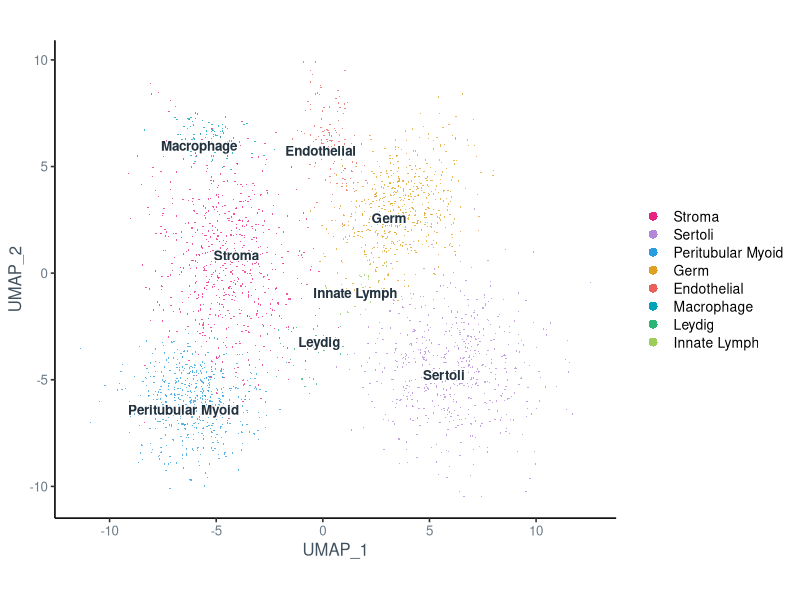
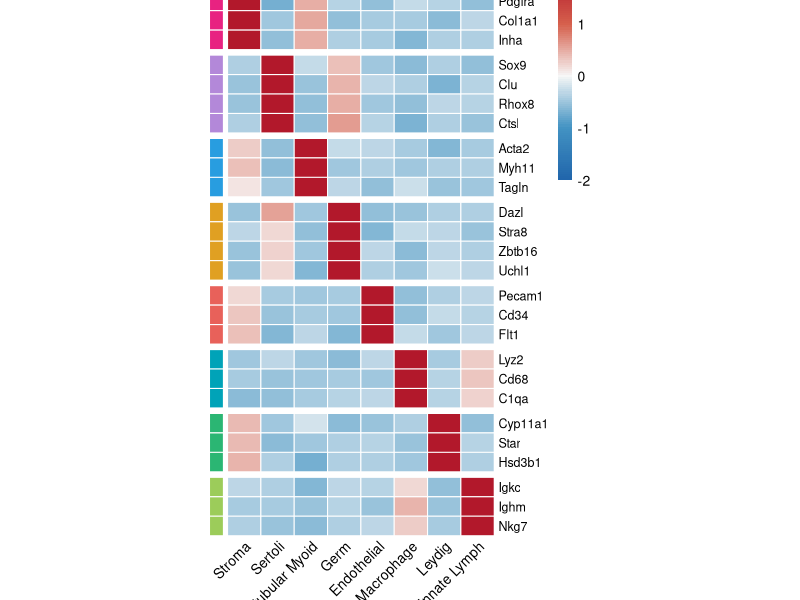

These charts were generated, in order, by the following R code:
## ---- chunk 1
knitr::opts_chunk$set(echo = FALSE, message = FALSE, warning = FALSE,
                      dev = "svglite", fig.path = "figs/")
library(ggplot2)
library(pheatmap)
library(svglite)
library(dplyr)
library(ggrepel)
set.seed(7)
## ---- chunk 2
ct_levels <- c("Stroma","Sertoli","Peritubular Myoid","Germ",
               "Endothelial","Macrophage","Leydig","Innate Lymph")
# One palette used by BOTH the UMAP and the heatmap (side-by-side consistency).
pal <- c("Stroma"="#e82281","Sertoli"="#b388d9","Peritubular Myoid"="#289de0",
         "Germ"="#e0a022","Endothelial"="#e8615a","Macrophage"="#00a3b8",
         "Leydig"="#2bb673","Innate Lymph"="#9ccc5a")
## ---- chunk 3
# Lobe layout / proportions mirror the real annotated UMAP.
lobes <- data.frame(
  ct = ct_levels,
  cx = c(-4.6, 6.0, -6.1, 3.7, 0.4, -5.4, -0.6, 2.0),
  cy = c( 0.6,-4.4, -6.1, 3.0, 6.0,  6.4, -3.6,-0.6),
  sx = c( 1.7, 2.0,  1.5, 1.3, 0.7,  1.2,  0.8, 0.45),
  sy = c( 2.8, 2.1,  1.4, 1.9, 1.5,  0.6,  0.8, 0.95),
  rot= c( 0.18,0.05, 0.00,-0.55,0.20,-0.10, 0.00,-0.55),
  n  = c( 640, 572,  567, 541, 122,   99,   31,   29)
)

pts <- do.call(rbind, lapply(seq_len(nrow(lobes)), function(i){
  r <- lobes[i, ]
  gx <- rnorm(r$n) * r$sx; gy <- rnorm(r$n) * r$sy
  co <- cos(r$rot);        si <- sin(r$rot)
  data.frame(UMAP_1 = r$cx + gx*co - gy*si,
             UMAP_2 = r$cy + gx*si + gy*co,
             ct = r$ct)
}))
pts$ct <- factor(pts$ct, levels = ct_levels)

cent <- pts %>% group_by(ct) %>%
  summarise(UMAP_1 = median(UMAP_1), UMAP_2 = median(UMAP_2), .groups = "drop")

ggplot(pts, aes(UMAP_1, UMAP_2, colour = ct)) +
  geom_point(size = 0.5, alpha = 0.75, stroke = 0) +
  geom_text_repel(data = cent, aes(label = ct), colour = "#22323f",
                  size = 3.4, fontface = "bold", seed = 7,
                  bg.color = "white", bg.r = 0.12, box.padding = 0.1,
                  min.segment.length = 0.4, segment.color = "#9aa7b0") +
  scale_colour_manual(values = pal, name = NULL) +
  guides(colour = guide_legend(override.aes = list(size = 3, alpha = 1))) +
  coord_equal() +
  theme_classic(base_size = 12) +
  theme(legend.position = "right",
        legend.key.height = unit(13, "pt"),
        legend.text = element_text(size = 10),
        axis.text = element_text(colour = "#6b7a86"),
        axis.title = element_text(colour = "#42525e"),
        panel.grid = element_blank())
## ---- chunk 4
markers <- list(
  "Stroma"            = c("Dcn","Pdgfra","Col1a1","Inha"),
  "Sertoli"           = c("Sox9","Clu","Rhox8","Ctsl"),
  "Peritubular Myoid" = c("Acta2","Myh11","Tagln"),
  "Germ"              = c("Dazl","Stra8","Zbtb16","Uchl1"),
  "Endothelial"       = c("Pecam1","Cd34","Flt1"),
  "Macrophage"        = c("Lyz2","Cd68","C1qa"),
  "Leydig"            = c("Cyp11a1","Star","Hsd3b1"),
  "Innate Lymph"      = c("Igkc","Ighm","Nkg7")
)
gene_ct <- unlist(lapply(names(markers), function(ct)
  setNames(rep(ct, length(markers[[ct]])), markers[[ct]])))
genes <- names(gene_ct)
## ---- chunk 5
adjacent <- list("Stroma"="Peritubular Myoid","Peritubular Myoid"="Stroma",
  "Sertoli"="Germ","Germ"="Sertoli","Endothelial"="Stroma",
  "Macrophage"="Innate Lymph","Innate Lymph"="Macrophage","Leydig"="Stroma")
M <- matrix(0, length(genes), length(ct_levels), dimnames = list(genes, ct_levels))
for (g in genes) {
  own  <- gene_ct[[g]]
  base <- runif(length(ct_levels), 0.05, 0.45)
  base[match(own, ct_levels)] <- runif(1, 2.6, 3.6)
  adj  <- adjacent[[own]]
  if (!is.null(adj)) base[match(adj, ct_levels)] <- runif(1, 0.8, 1.4)
  M[g, ] <- base
}
## ---- chunk 6
ann_row <- data.frame(`Cell type` = factor(gene_ct[genes], levels = ct_levels),
                      check.names = FALSE)
rownames(ann_row) <- genes
heat_cols <- colorRampPalette(c("#2166ac","#4393c3","#f7f7f7",
                                "#d6604d","#b2182b"))(101)
pheatmap(M,
         scale = "row",
         cluster_rows = FALSE, cluster_cols = FALSE,
         color = heat_cols,
         breaks = seq(-2, 2, length.out = 102),
         annotation_row = ann_row,
         annotation_colors = list(`Cell type` = pal),
         annotation_names_row = FALSE,
         annotation_legend = FALSE,
         gaps_row = head(cumsum(lengths(markers)), -1),
         border_color = "#ffffff",
         cellwidth = 24, cellheight = 14,
         fontsize = 10, fontsize_row = 9, fontsize_col = 10,
         angle_col = 45, legend = TRUE)
